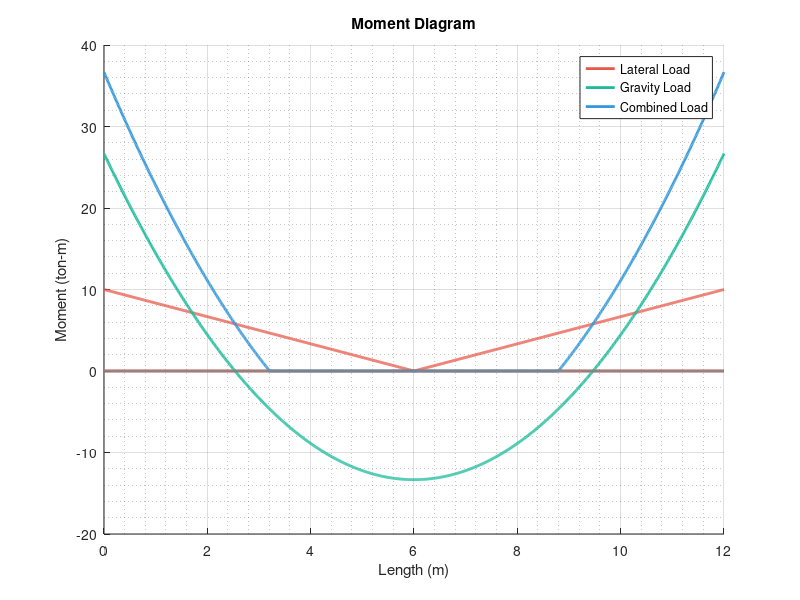
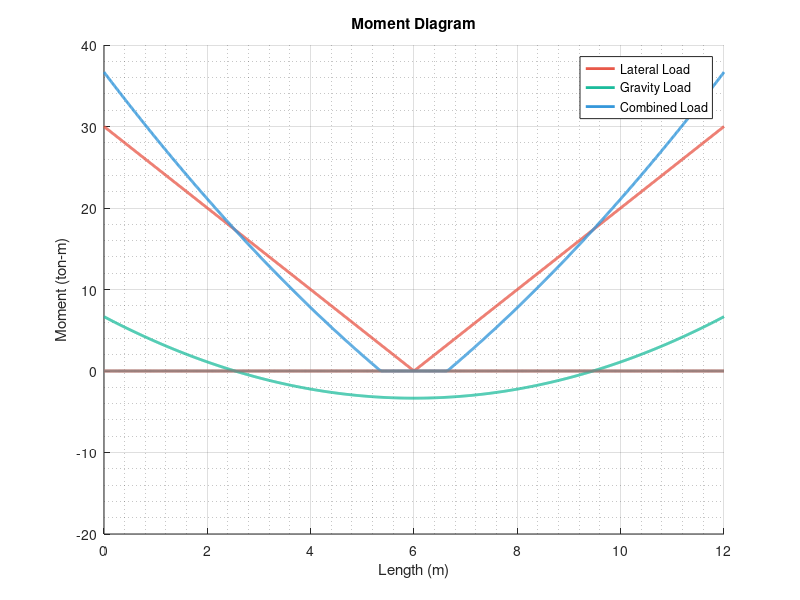

These charts were generated, in order, by the following MATLAB code:
clc; clear; close all;

maxEQ = 10;
maxDL = 40;

beamLength = 12;

x = 0 : 0.01 : beamLength;
x_length = length(x);

midline = zeros(1, x_length);

EQ = -maxEQ + 2 * maxEQ / beamLength * x;
NEQ = -EQ;
DL = - maxDL / 3 + 4 * maxDL * (x / beamLength - 0.5) .^ 2;
% DL12 = - maxDL * 2 / 3 + 4 * maxDL * (x / beamLength - 0.5) .^ 2;
% DL8 = - maxDL + 4 * maxDL * (x / beamLength - 0.5) .^ 2;

% DL + EQ
negativeMn = EQ .* (EQ >= 0) + NEQ .* (NEQ >= 0) + 1.0 * DL;
% positiveMn = EQ .* (EQ <= 0) + NEQ .* (NEQ <= 0) + 1.0 * DL;

% topLeftRebar = max(negativeMn(x <= beamLength / 3));
% topRightRebar = max(negativeMn(x >= beamLength / 3));

% topRebar = [topLeftRebar - topLeftRebar / (beamLength / 2) * x(x <= beamLength / 2), topRightRebar / (beamLength / 2) * x(x > beamLength / 2) - topRightRebar];

% botLeftRebar = -min(positiveMn(x <= beamLength / 3));
% botMidRebar = -min(positiveMn(x >= 1 * beamLength / 4 & x <= 3 * beamLength / 4));
% botRightRebar = -min(positiveMn(x >= 2 * beamLength / 3));

% botRebarDL = 4 * botMidRebar * (x / beamLength - 0.5) .^ 2 - botMidRebar;

% botRebar = min([EQ; NEQ; botRebarDL]);
% botRebarOtherMethod = [-botLeftRebar + (botLeftRebar - botMidRebar) / (beamLength / 2) * x(x <= beamLength / 2), -botMidRebar + (botMidRebar - botRightRebar) / (beamLength / 2) * (x(x > beamLength / 2) - (beamLength / 2)) ];

greenColor = [26 188 156] / 256;
blueColor = [52 152 219] / 256;
redColor = [233 88 73] / 256;
grayColor = [0.5 0.5 0.5];
bgColor = [247 247 247] / 256;

figure;
hold on;
plot(x, EQ .* (EQ >= 0), 'Color', redColor, 'LineWidth', 2);
legendEQ = plot(x, NEQ .* (NEQ >= 0), 'Color', redColor, 'LineWidth', 2);
legendGravity = plot(x, DL, 'Color', greenColor, 'LineWidth', 2);
legendMn = plot(x, negativeMn .* (negativeMn >= 0), 'Color', blueColor, 'LineWidth', 2);
plot(x, midline, 'Color', grayColor, 'LineWidth', 2);
legend([legendEQ, legendGravity, legendMn], 'Lateral Load', 'Gravity Load', 'Combined Load', 'Location', 'best');
title('Moment Diagram');
xlabel('Length (m)');
ylabel('Moment (ton-m)');
grid on;
grid minor;
axis([0 inf -20 40]);

maxEQ = 30;
maxDL = 10;

beamLength = 12;

x = 0 : 0.01 : beamLength;
x_length = length(x);

midline = zeros(1, x_length);

EQ = -maxEQ + 2 * maxEQ / beamLength * x;
NEQ = -EQ;
DL = - maxDL / 3 + 4 * maxDL * (x / beamLength - 0.5) .^ 2;


% DL + EQ
negativeMn = EQ .* (EQ >= 0) + NEQ .* (NEQ >= 0) + 1.0 * DL;

figure;
hold on;
plot(x, EQ .* (EQ >= 0), 'Color', redColor, 'LineWidth', 2);
legendEQ = plot(x, NEQ .* (NEQ >= 0), 'Color', redColor, 'LineWidth', 2);
legendGravity = plot(x, DL, 'Color', greenColor, 'LineWidth', 2);
legendMn = plot(x, negativeMn .* (negativeMn >= 0), 'Color', blueColor, 'LineWidth', 2);
plot(x, midline, 'Color', grayColor, 'LineWidth', 2);
legend([legendEQ, legendGravity, legendMn], 'Lateral Load', 'Gravity Load', 'Combined Load', 'Location', 'best');
title('Moment Diagram');
xlabel('Length (m)');
ylabel('Moment (ton-m)');
grid on;
grid minor;
axis([0 inf -20 40]);
